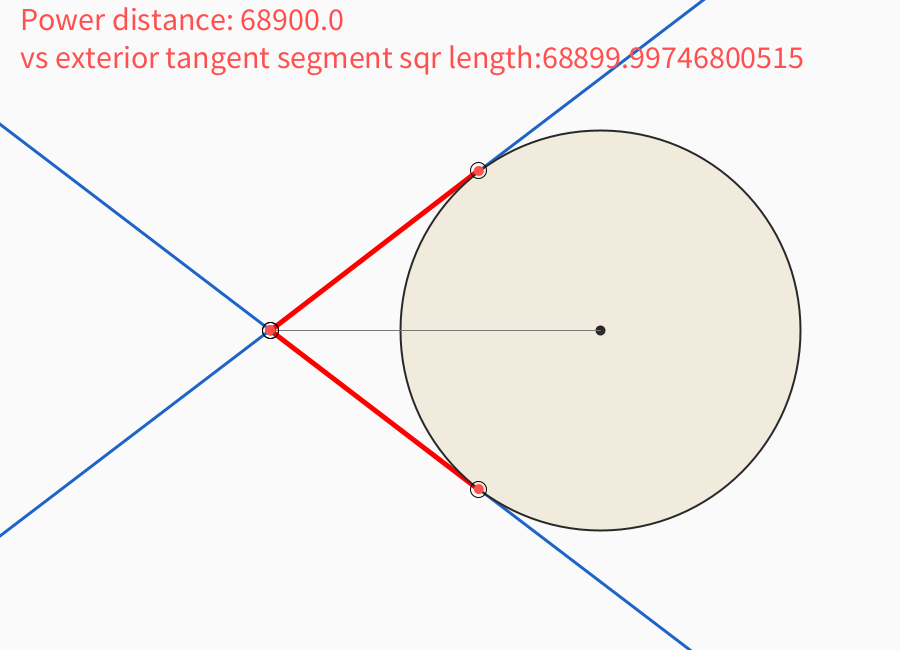
Frame 1 (no input)
Frame 60 (the mouse pressed at the canvas centre just before this capture): identical to frame 1, image omitted
Frame 120 (the mouse held since frame 60 and released just before this capture): identical to frame 1, image omitted

The Processing sketch that drew this single still picture (run headless with seeded random() and noise(); from frame 60 on, the mouse is pressed at the canvas centre):

// Processing sketch: PowerDistanceDemoPDE
// ── PowerDistanceDemoPDE.pde
class Disk {
  PVector c;
  float r;

  Disk(float x, float y, float r) {
    this.c = new PVector(x, y);
    this.r = r;
  }
}

class Tangent {
  PVector n;       // unit normal
  float c;         // line: n.x*x + n.y*y + c = 0
  PVector p1, p2;  // tangent points

  Tangent(PVector n, float c, PVector p1, PVector p2) {
    this.n = n;
    this.c = c;
    this.p1 = p1;
    this.p2 = p2;
  }
}

double sqr(double x){ return x*x;}

double Distance(PVector p1,PVector p2)
{
 return Math.sqrt(sqr(p2.x-p1.x)+sqr(p2.y-p1.y)); 
}

double PowerDistance(PVector p, Disk d)
{
 return (sqr(p.x-d.c.x)+sqr(p.y-d.c.y))-sqr(d.r); 
}

// ------------------------------------------------------------
// Compute the two exterior common tangents
// ------------------------------------------------------------

Tangent[] externalTangents(Disk d1, Disk d2) {

  PVector delta = PVector.sub(d2.c, d1.c);
  float dist = delta.mag();

  if (dist == 0)
    return new Tangent[0];

  float dr = d1.r - d2.r;

  // No exterior tangents if one disk is strictly inside the other
  if (abs(dr) > dist)
    return new Tangent[0];

  // Unit vector between centers
  PVector u = delta.copy();
  u.normalize();

  // Perpendicular unit vector
  PVector v = new PVector(-u.y, u.x);

  // Component of tangent normal along u
  float a = (d2.r - d1.r) / dist;

  // Numerical protection
  float b2 = max(0, 1 - a*a);
  float b = sqrt(b2);

  Tangent[] result = new Tangent[2];

  for (int k = 0; k < 2; k++) {

    float s = (k == 0) ? 1 : -1;

    // Unit normal to tangent
    PVector n = PVector.add(
      PVector.mult(u, a),
      PVector.mult(v, s*b)
    );

    // Line equation:
    // n.x*x + n.y*y + c = 0
    float c = d1.r - PVector.dot(n, d1.c);

    // Tangency points
    PVector p1 = PVector.sub(
      d1.c,
      PVector.mult(n, d1.r)
    );

    PVector p2 = PVector.sub(
      d2.c,
      PVector.mult(n, d2.r)
    );

    result[k] = new Tangent(n, c, p1, p2);
  }

  return result;
}


// ------------------------------------------------------------
// Draw a tangent line, clipped to the window
// ------------------------------------------------------------

void drawTangent(Tangent t) {

  // Direction vector along the line
  PVector dir = new PVector(-t.n.y, t.n.x);

  // Find a point on the line
  PVector q = PVector.mult(t.n, -t.c);

  // Make it very long
  float L = 2000;

  PVector a = PVector.add(q, PVector.mult(dir, -L));
  PVector b = PVector.add(q, PVector.mult(dir,  L));

  line(a.x, a.y, b.x, b.y);
}


// ------------------------------------------------------------
// Draw tangent point
// ------------------------------------------------------------

void drawTangentPoint(PVector p) {
  fill(255, 80, 80);
  noStroke();
  circle(p.x, p.y, 10);

  stroke(0);
  noFill();
  circle(p.x, p.y, 16);
  

}


// ------------------------------------------------------------
// Main Processing sketch
// ------------------------------------------------------------

Disk d1;
Disk d2;

void setup() {

  size(900, 650);
  
  int delta=50;
  //int w=100*100; // 436
  //int wp=400*400;
  
  int w=0;
 // int wp=400*400+100*100;
int wp=200*200;

  d1 = new Disk(270, 330, (int) Math.sqrt(w));
  d2 = new Disk(600, 330, (int)Math.sqrt(wp));
}

void mouseDragged() {
  d2.c.set(mouseX, mouseY);
}

void draw() {

  background(250);

  // ----------------------------------------------------------
  // Recompute tangents
  // ----------------------------------------------------------

  Tangent[] tangents = externalTangents(d1, d2);
  
  /*
  if (tangents.length>0){
    println();
  println("1 Distance:"+Distance(tangents[0].p1,tangents[0].p2));
 // println("2 Distance:"+Distance(tangents[1].p1,tangents[1].p2));
  }
  */
  
  
  
  // ----------------------------------------------------------
  // Draw exterior tangent lines
  // ----------------------------------------------------------

  strokeWeight(3);
  stroke(30, 100, 200);

  for (Tangent t : tangents)
    drawTangent(t);

if ((tangents!=null)&&(tangents.length>0)){
  stroke(255,0,0);
  strokeWeight(5);
  line(tangents[0].p1.x,tangents[0].p1.y,tangents[0].p2.x,tangents[0].p2.y);
   line(tangents[1].p1.x,tangents[1].p1.y,tangents[1].p2.x,tangents[1].p2.y);
   strokeWeight(5);
}
   
  // ----------------------------------------------------------
  // Draw disks
  // ----------------------------------------------------------

  strokeWeight(2);
  stroke(40);
  fill(230, 240, 255);

  circle(d1.c.x, d1.c.y, 2*d1.r);

  fill(240, 235, 220);
  circle(d2.c.x, d2.c.y, 2*d2.r);


  // ----------------------------------------------------------
  // Draw centers
  // ----------------------------------------------------------

  stroke(40);
  strokeWeight(2);

  fill(40);
  circle(d1.c.x, d1.c.y, 8);
  circle(d2.c.x, d2.c.y, 8);


  // ----------------------------------------------------------
  // Draw line connecting centers
  // ----------------------------------------------------------

  stroke(120);
  strokeWeight(1);
  line(d1.c.x, d1.c.y,
       d2.c.x, d2.c.y);


  // ----------------------------------------------------------
  // Draw tangent points
  // ----------------------------------------------------------

  for (Tangent t : tangents) {
    drawTangentPoint(t.p1);
    drawTangentPoint(t.p2);
  }


  // ----------------------------------------------------------
  // Labels
  // ----------------------------------------------------------


String msg;
if ((tangents!=null)&&(tangents.length>0))
msg="Power distance: "+PowerDistance(d1.c,d2)+ "\nvs exterior tangent segment sqr length:"+sqr(Distance(tangents[0].p1,tangents[0].p2));
else msg="Power distance: "+PowerDistance(d1.c,d2)+ "\nNo exterior tangent segments";
 textSize(32);
  text(msg, 20, 30);
  
  


if (false){
  fill(30);
  textSize(18);

  text("Disk 1", d1.c.x - 30, d1.c.y + 125);
  text("Disk 2", d2.c.x - 30, d2.c.y + 175);

  textSize(16);
  text("Exterior common tangents", 20, 30);
}
}
